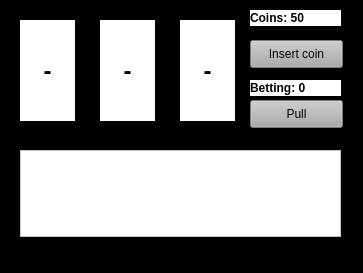
<?xml version="1.0" encoding="UTF-8"?>
<ui version="4.0">
 <class>MainWindow</class>
 <widget class="QMainWindow" name="MainWindow">
  <property name="geometry">
   <rect>
    <x>0</x>
    <y>0</y>
    <width>363</width>
    <height>273</height>
   </rect>
  </property>
  <property name="windowTitle">
   <string>Slot Machine</string>
  </property>
  <property name="styleSheet">
   <string notr="true">background-color:rgb(0, 0, 0)</string>
  </property>
  <widget class="QWidget" name="centralWidget">
   <widget class="QPushButton" name="btnInsert">
    <property name="geometry">
     <rect>
      <x>250</x>
      <y>40</y>
      <width>93</width>
      <height>28</height>
     </rect>
    </property>
    <property name="styleSheet">
     <string notr="true">background-color:rgb(172, 172, 172)</string>
    </property>
    <property name="text">
     <string>Insert coin</string>
    </property>
   </widget>
   <widget class="QPushButton" name="btnPull">
    <property name="geometry">
     <rect>
      <x>250</x>
      <y>100</y>
      <width>93</width>
      <height>28</height>
     </rect>
    </property>
    <property name="styleSheet">
     <string notr="true">background-color:rgb(172, 172, 172)</string>
    </property>
    <property name="text">
     <string>Pull</string>
    </property>
   </widget>
   <widget class="QLabel" name="lblCoin">
    <property name="geometry">
     <rect>
      <x>250</x>
      <y>10</y>
      <width>91</width>
      <height>16</height>
     </rect>
    </property>
    <property name="font">
     <font>
      <weight>75</weight>
      <bold>true</bold>
     </font>
    </property>
    <property name="styleSheet">
     <string notr="true">background-color:rgb(255, 255, 255)</string>
    </property>
    <property name="text">
     <string>Coins: 50</string>
    </property>
   </widget>
   <widget class="QLabel" name="lblBet">
    <property name="geometry">
     <rect>
      <x>250</x>
      <y>80</y>
      <width>91</width>
      <height>16</height>
     </rect>
    </property>
    <property name="font">
     <font>
      <weight>75</weight>
      <bold>true</bold>
     </font>
    </property>
    <property name="styleSheet">
     <string notr="true">background-color:rgb(255, 255, 255)</string>
    </property>
    <property name="text">
     <string>Betting: 0</string>
    </property>
   </widget>
   <widget class="QLabel" name="lblSlot1">
    <property name="geometry">
     <rect>
      <x>20</x>
      <y>20</y>
      <width>55</width>
      <height>101</height>
     </rect>
    </property>
    <property name="font">
     <font>
      <pointsize>18</pointsize>
      <weight>75</weight>
      <bold>true</bold>
     </font>
    </property>
    <property name="autoFillBackground">
     <bool>false</bool>
    </property>
    <property name="styleSheet">
     <string notr="true">background-color:rgb(255, 255, 255)
</string>
    </property>
    <property name="text">
     <string>-</string>
    </property>
    <property name="alignment">
     <set>Qt::AlignCenter</set>
    </property>
   </widget>
   <widget class="QLabel" name="lblSlot2">
    <property name="geometry">
     <rect>
      <x>100</x>
      <y>20</y>
      <width>55</width>
      <height>101</height>
     </rect>
    </property>
    <property name="font">
     <font>
      <pointsize>18</pointsize>
      <weight>75</weight>
      <bold>true</bold>
     </font>
    </property>
    <property name="autoFillBackground">
     <bool>false</bool>
    </property>
    <property name="styleSheet">
     <string notr="true">background-color:rgb(255, 255, 255)</string>
    </property>
    <property name="text">
     <string>-</string>
    </property>
    <property name="alignment">
     <set>Qt::AlignCenter</set>
    </property>
   </widget>
   <widget class="QLabel" name="lblSlot3">
    <property name="geometry">
     <rect>
      <x>180</x>
      <y>20</y>
      <width>55</width>
      <height>101</height>
     </rect>
    </property>
    <property name="font">
     <font>
      <pointsize>18</pointsize>
      <weight>75</weight>
      <bold>true</bold>
     </font>
    </property>
    <property name="autoFillBackground">
     <bool>false</bool>
    </property>
    <property name="styleSheet">
     <string notr="true">background-color:rgb(255, 255, 255)</string>
    </property>
    <property name="text">
     <string>-</string>
    </property>
    <property name="scaledContents">
     <bool>true</bool>
    </property>
    <property name="alignment">
     <set>Qt::AlignCenter</set>
    </property>
   </widget>
   <widget class="QTextEdit" name="lineoutput">
    <property name="geometry">
     <rect>
      <x>20</x>
      <y>150</y>
      <width>321</width>
      <height>87</height>
     </rect>
    </property>
    <property name="styleSheet">
     <string notr="true">background-color:rgb(255, 255, 255)</string>
    </property>
   </widget>
  </widget>
 </widget>
 <layoutdefault spacing="6" margin="11"/>
 <resources/>
 <connections/>
</ui>
